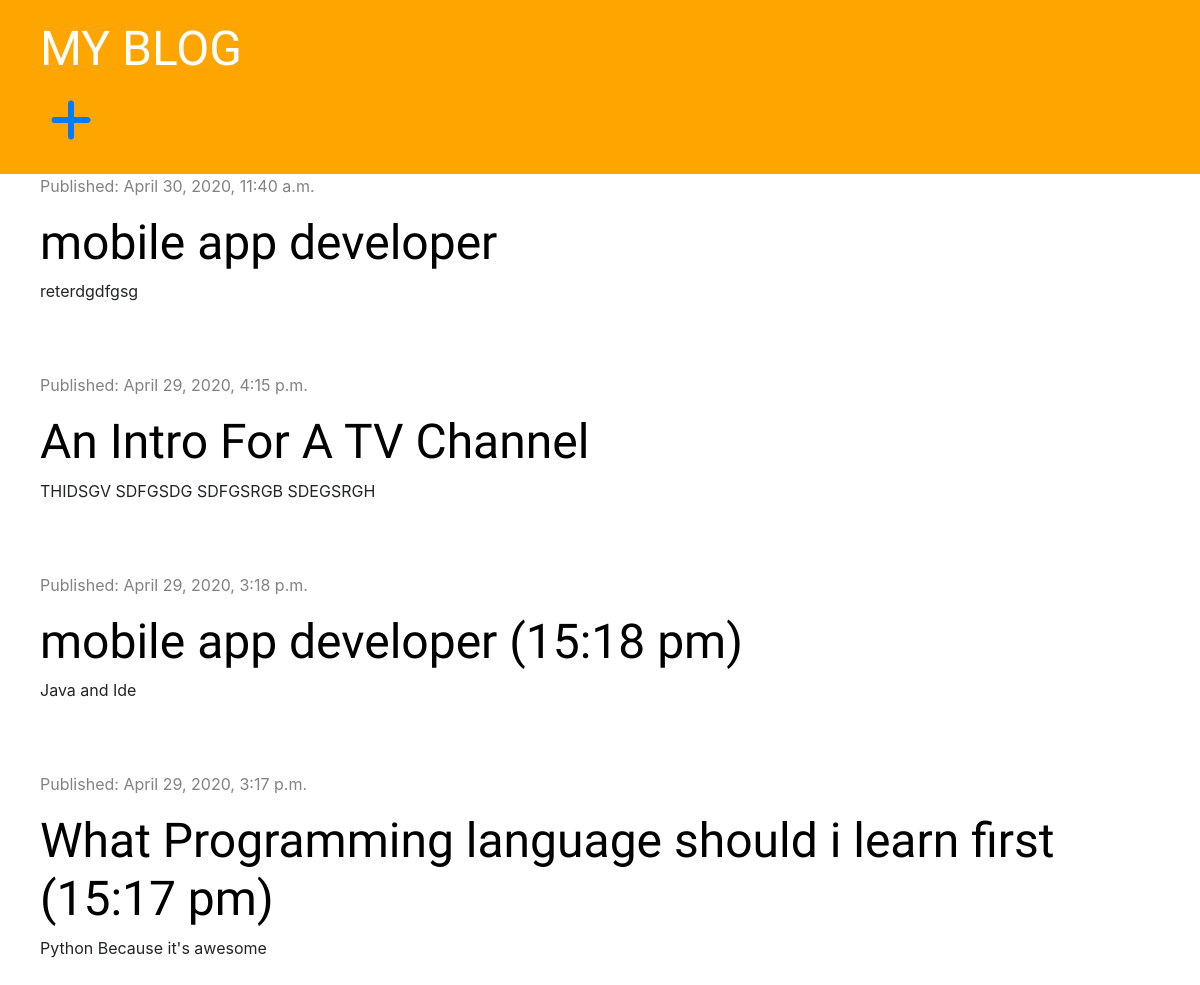
Before: / with the older database file.
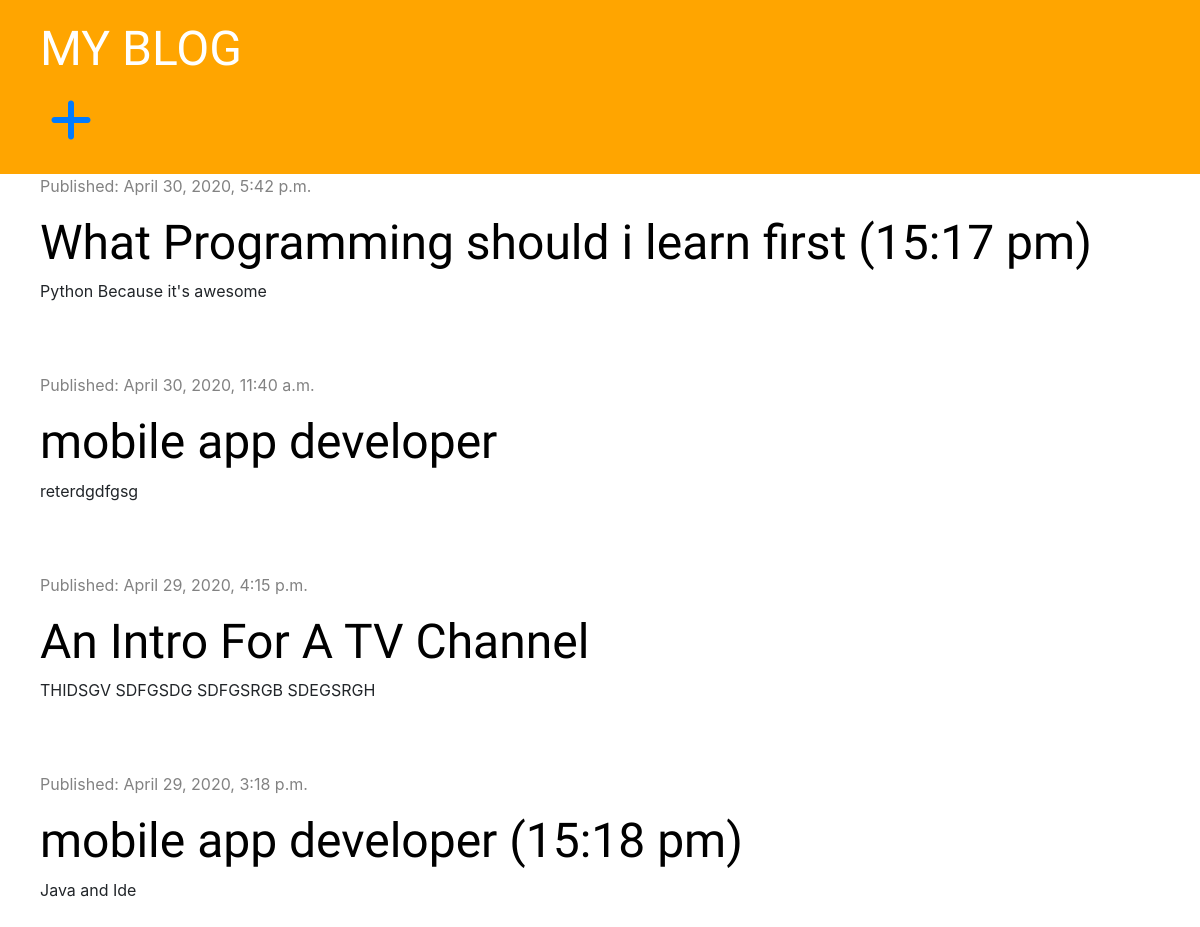
After: the same page with the newer database file.
### bolg/models.py (models this page shows, shortened)
class Post(models.Model):
    author =  models.ForeignKey('auth.User', on_delete=models.CASCADE)
    title = models.CharField(max_length=200)
    text = models.TextField()
    created_date = models.DateTimeField(default=timezone.now)
    published_date = models.DateTimeField(blank=True, null=True)

### bolg/views.py (the view)
# urls.py: path('', views.post_list, name='post_list'),
def post_list(request):
    posts = Post.objects.filter(published_date__lte=timezone.now()).order_by('-published_date')
    stuff_for_frontend = {'posts': posts}
    return render(request, 'bolg/post_list.html', stuff_for_frontend)

### bolg/templates/bolg/post_list.html
{% extends 'bolg/base.html' %}
{% block content %}
    {% for post in posts %}
        <div class="post">
            <div class="date">
                <p>Published: {{ post.published_date }}</p>
            </div>
                <h1><a href="{% url 'post_detail' pk=post.pk %}">{{ post.title }}</a></h1>
                <p>{{ post.text|linebreaksbr }}</p>
        </div>
    {% endfor %}
{% endblock %}

### bolg/templates/bolg/base.html (shortened to what this page needs)
{% load static %}
<!DOCTYPE html>
<html lang="en">
<head>
    <link rel="stylesheet" href="https://maxcdn.bootstrapcdn.com/bootstrap/4.0.0/css/bootstrap.min.css">
    <link rel="stylesheet" href="{% static 'css/bolg.css' %}" type="text/css">
<body>
<div class="page-header">
    <h1><a href="{% url 'post_list' %}">MY BLOG</a></h1>
    <a href="{% url 'post_new' %}"><i class="fas fa-plus Plus"></i></a>
</div>
<div class="content container">
    <div class="row">
        <div style="flex-direction: colomn;">
            {% block content %}
            {% endblock %}
        </div>
    </div>
</div>
</body>
</html>

### bolg/static/css/bolg.css (style rules this page uses)
.page-header { background-color: orange; padding: 20px 20px 20px 40px; margin-top: 0; }
.page-header h1, .page-header h1 a { color: #ffffff; font-size: 36pt; text-decoration-line: none; }
.content { margin-left: 40px; }
h1, h2, h3, h4 { font-family: 'Tangerine', 'Inconsolata', 'Droid Sans', serif; font-size: 48px; }
.date { color: #828282; }
.post { margin-bottom: 70px; }
.post h1 a { color: black; }
.page-header .Plus { font-size: 48px; margin: 10px; }

Changed rows visible on the page:
changed Post "Python Because it's awesome": published_date "April 29, 2020, 3:17 p.m." → "April 30, 2020, 5:42 p.m."; title "What Programming language should i learn first (15:17 pm)" → "What Programming should i learn first (15:17 pm)"; moves up the list
